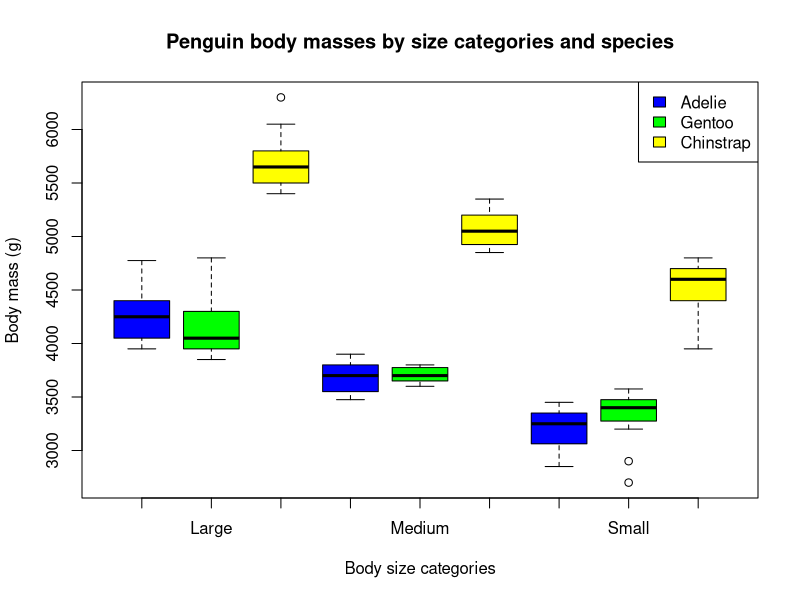
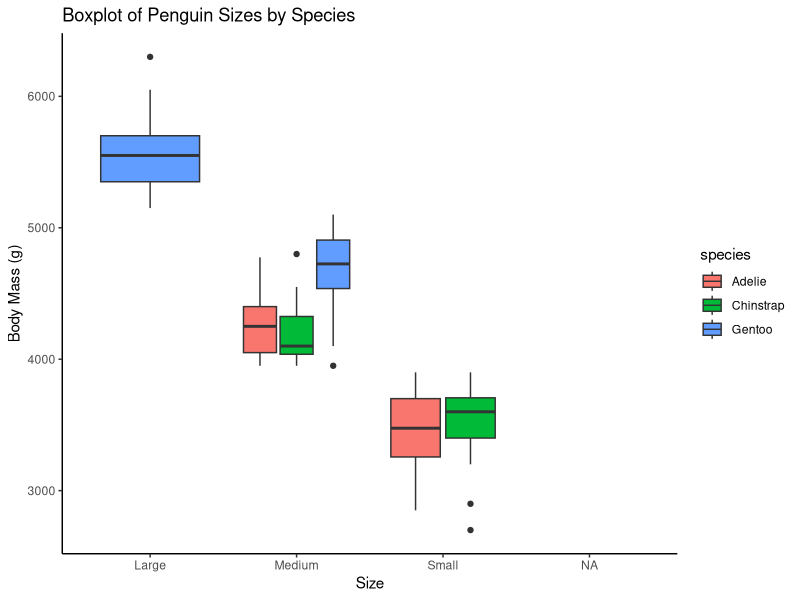
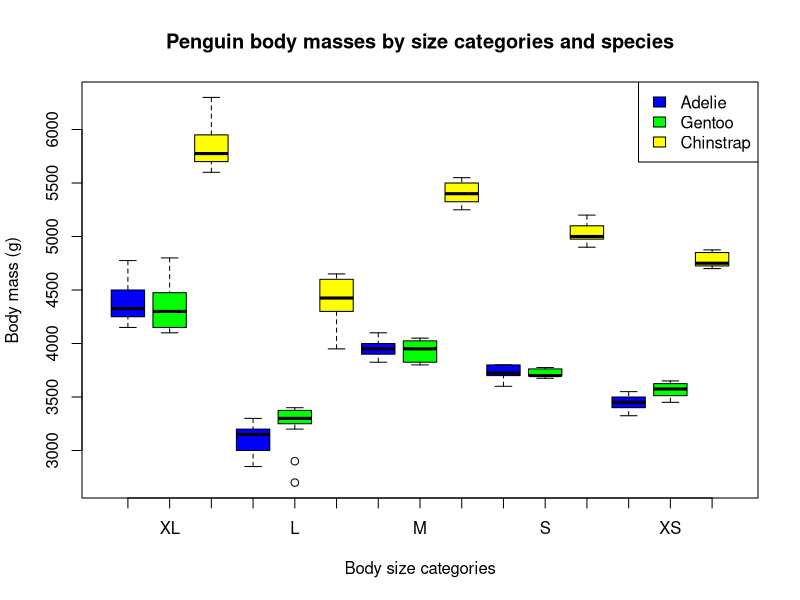

These figures' R source, in order:
#ZOO 800
#Homework Week 4
#Submission instructions
#Submit a single URL to a public GitHub repository on Canvas. Solutions to
#Objectives 1-3 should be included in a single R script.

#Problem
#Antarctic researchers think that smaller penguins are more susceptible to climate change, but they need some help summarizing their data.The penguin data set they have sent you can be found in the package: "palmerpenguins" and the data frame object is called “penguins”. Install the package and read in the dataset.

# Loading packages
install.packages("palmerpenguins") #if you try to load 'penguins' you will get an error, it now goes by palmerpenguins 

#Loading libraries 
library(palmerpenguins)
library(dplyr)
library(tibble)
library(tidyverse)

#############################################
# OBJECTIVE 1 
#############################################

#Create a function to convert a continuous variable into a binary variable (e.g., high/low, yes/no, 1/0, etc.). The function should allow the user to specify the breakpoint by which the data are divided in two, as well as specify the labels that both groups are assigned
#make a very basic function to divide sizes into either big or small

#Part a - create the function
size_class <- function(data, break_point, size1, size2) {
  ifelse(data > break_point, size2, size1)
}

#Part b - Apply function to the palmer penguin dataset
penguins$class <- size_class(data = penguins$body_mass_g, break_point = 4000, size1 = "small",  size2 = "large")


#######################################
# OBJECTIVE 2 
#######################################

# Nathan joined our group!!
# Part 2a
continuous_to_categorical <- function(values, breakpoints, category_labels) {
  # This assumes the breakpoints and label_categories vectors are ordered,
  # and that breakpoints is 1 element smaller than label_categories.
  # This is our storage vector
  converted_values <- character(length(values))
  # Go through each value (it would be nice if this was vectorizable)
  # Seq in R makes the range, range gives you the min and max
  for (value_number in seq(length(values))) {
    # NA will crash the function unless I do this
    if (is.na(values[value_number])) {
      converted_values[value_number] <- NA
      # Continues with the next thing in the loop
      next
    }
    # Otherwise, evaluate if it's less than or equal to each breakpoint at a time
    for (breakpoint_number in seq(length(breakpoints))) {
      # If value is less than breakpoint we assign label and stop looping
      if (values[value_number] <= breakpoints[breakpoint_number]) {
        # Assign the label, which is the corresponding index in label_categories EXCEPT for the last one
        converted_values[value_number] <- category_labels[breakpoint_number]
        # Stop the loop
        break
      }
    }
    # If the label wasn't assigned yet after we hit the last breakpoint it's the last label by default
    if (converted_values[value_number] == "") {
      # NEGATIVE INDEXING DROPS THE ELEMENT IN R IT DOES NOT ACCESS THE LAST
      converted_values[value_number] <- tail(category_labels, n=1)
    }
  }
  return(converted_values)
}

# Test omg it works!!!!
continuous_to_categorical(c(1:10), breakpoints=c(2, 4, 6, 8), category_labels=c("below 2", "below 4", "below 6", "below 8", "above 8"))
# Second test with NA things
continuous_to_categorical(c(2, NA, 3), breakpoints=c(2.5), category_labels=c("small", "large"))

# Question 2b - small, medium, and large penguins
# Look at a range again
range(penguins$body_mass_g, na.rm=TRUE)
# I'll make the cutoffs 3900 and 5100
penguins$body_mass_sml <- continuous_to_categorical(penguins$body_mass_g, c(3900, 5100), c("small", "medium", "large"))   


##################
# OBJECTIVE 3
##################

#Part a

#we first need to subset our penguins df by species

adelie_df <- subset(penguins, species == "Adelie") #df for Adelie penguins
quantile(adelie_df$body_mass_g, na.rm = TRUE) #specify na.rm = T to not get thrown errors
#looks like small penguins are less than the 50% quantile, so <3700

gentoo_df <- subset(penguins, species == "Gentoo")
quantile(gentoo_df$body_mass_g, na.rm = TRUE)
#small penguins < 5000

chinstrap_df <- subset(penguins, species == "Chinstrap")
quantile(chinstrap_df$body_mass_g, na.rm = TRUE)
#small penguins < 3700, very close to adelie in size it seems

# Question 3b - update our function to account for species differences
continuous_to_categorical_by_species <- function(dataframe, species_vector, species_specific_breakpoints, category_labels) {
  # This assumes the species and breakpoint species order match, 
  # and that the breakpoints and label_categories vectors are ordered,
  # and that each breakpoints vector is 1 element smaller than label_categories.
  # This also assumes our dataframe will have values and species in the "body_mass_g" and "species" columns
  # We'll store the results in a new column called body_mass_cat and return the updated dataframe
  
  # We will be subsetting the dataframe and will need to join them together after proccessing
  dataframes_storage <- list()
  # Iterate through the species first and foremost
  for (species_number in seq(length(species_vector))) {
    # First isolate the rows with the species in question ([rows, cols])
    relevant_entries <- dataframe[dataframe$species == species_vector[species_number],]
    # Get the breakpoints - R does not support vectors in vectors so species_specific_breakpoints must be a list
    species_breakpoints <- species_specific_breakpoints[[species_number]]
    # Make storage vector for our current species
    converted_values <- character(nrow(relevant_entries))
    # Iterate through each of the values for the current species
    relevant_values <- relevant_entries$body_mass_g
    for (value_number in seq(length(relevant_values))) {
      # Deal with NA again
      if (is.na(relevant_values[value_number])) {
        converted_values[value_number] <- NA
        # Continue with the loop
        next
      }
      # Otherwise evaluate if it's less than or equal to each breakpoint at a time
      for (breakpoint_number in seq(length(species_breakpoints))) {
        # If value is less than breakpoint we assign label and stop looping
        if (relevant_values[value_number] <= species_breakpoints[breakpoint_number]) {
          # Assign label 
          converted_values[value_number] <- category_labels[breakpoint_number]
          # Get out of the for loop
          break
        }
      }
      # If label wasn't assigned yet after we hit the last breakpoint it's the last label
      if (converted_values[value_number] == "") {
        # Assign as the last label
        converted_values[value_number] <- tail(category_labels, n=1)
      }
    }
    # Add the converted values to the relevant entries
    relevant_entries$body_mass_sml_by_species <- converted_values
    # Store the finished subset for later joining
    dataframes_storage[[species_number]] <- relevant_entries
  }
  # Join the subsetted dataframes back together
  updated_dataframe <- do.call(rbind, dataframes_storage)
  # End by returning the new dataframe
  return(updated_dataframe)
}

# Question 3c - apply this to penguins holy moly it actually works after like 20 tries
size_categories_by_species_penguins <- continuous_to_categorical_by_species(dataframe=penguins,
                                                                            species_vector=c("Adelie", "Gentoo", "Chinstrap"),
                                                                            species_specific_breakpoints=list(c(3450, 3900), c(4800, 5350), c(3583, 3833)),
                                                                            category_labels=c("small", "medium", "large"))

##################
# OBJECTIVE 4
##################

# Question 4 - make a box plot
continuous_to_categorical_by_species_boxplot <- function(dataframe, species_vector, species_specific_breakpoints, category_labels) {
  # This assumes the species and breakpoint species order match, 
  # and that the breakpoints and label_categories vectors are ordered,
  # and that each breakpoints vector is 1 element smaller than label_categories.
  # This also assumes our dataframe will have values and species in the "body_mass_g" and "species" columns
  # We'll store the results in a new column called body_mass_cat and return the updated dataframe
  
  # We will be subsetting the dataframe and will need to join them together after proccessing
  dataframes_storage <- list()
  # Iterate through the species first and foremost
  for (species_number in seq(length(species_vector))) {
    # First isolate the rows with the species in question ([rows, cols])
    relevant_entries <- dataframe[dataframe$species == species_vector[species_number],]
    # Get the breakpoints - R does not support vectors in vectors so species_specific_breakpoints must be a list
    species_breakpoints <- species_specific_breakpoints[[species_number]]
    # Make storage vector for our current species
    converted_values <- character(nrow(relevant_entries))
    # Iterate through each of the values for the current species
    relevant_values <- relevant_entries$body_mass_g
    for (value_number in seq(length(relevant_values))) {
      # Deal with NA again
      if (is.na(relevant_values[value_number])) {
        converted_values[value_number] <- NA
        # Continue with the loop
        next
      }
      # Otherwise evaluate if it's less than or equal to each breakpoint at a time
      for (breakpoint_number in seq(length(species_breakpoints))) {
        # If value is less than breakpoint we assign label and stop looping
        if (relevant_values[value_number] <= species_breakpoints[breakpoint_number]) {
          # Assign label 
          converted_values[value_number] <- category_labels[breakpoint_number]
          # Get out of the for loop
          break
        }
      }
      # If label wasn't assigned yet after we hit the last breakpoint it's the last label
      if (converted_values[value_number] == "") {
        # Assign as the last label
        converted_values[value_number] <- tail(category_labels, n=1)
      }
    }
    # Add the converted values to the relevant entries
    relevant_entries$body_mass_sml_by_species <- converted_values
    # Store the finished subset for later joining
    dataframes_storage[[species_number]] <- relevant_entries
  }
  # Join the subsetted dataframes back together
  updated_dataframe <- do.call(rbind, dataframes_storage)
  # End with making a boxplot
  boxplot(body_mass_g ~ species + body_mass_sml_by_species, 
          data=updated_dataframe, names=c("", "Large", "", "", "Medium", "", "", "Small", ""),
          col=c("blue", "green", "yellow"), main="Penguin body masses by size categories and species",
          cex.lab=1, cex.axis=1, xlab="Body size categories", ylab="Body mass (g)")
  legend("topright", fill=c("blue", "green", "yellow"), 
         legend=c("Adelie", "Gentoo", "Chinstrap"))
}

# Run it with penguins
size_categories_by_species_penguins <- continuous_to_categorical_by_species_boxplot(dataframe=penguins,
                                                                                    species_vector=c("Adelie", "Gentoo", "Chinstrap"),
                                                                                    species_specific_breakpoints=list(c(3450, 3900), c(4800, 5350), c(3583, 3833)),
                                                                                    category_labels=c("small", "medium", "large"))


# Another way to create the boxplot (moving the legend) 
#Note: you need to have still changed the penguins dataframe and bound a new column with the correct classes on it for this to work 

#library(tidyverse)
p = ggplot(penguins, aes(x = body_mass_sml, y = body_mass_g, fill = species)) + 
  geom_boxplot() + 
  labs(title = "Boxplot of Penguin Sizes by Species", x = "Size", y = "Body Mass (g)") +
  theme_classic()

p + scale_x_discrete(labels = c("large" = "Large", "medium" = "Medium", "small" = "Small"))
#p is storing it, ggplot calls the tidyverse library, penguins is our data, we set our x and y, and we 'fill' ie group by species. Ggplot works in layers, so then we add on to this that we want it to be a boxplot (geom_boxplot()), and then we can add personalized labels (labs) and specificy a theme (I did classic, there is also a colorblind friendly version). 
#Then if we want to personalize teh x axis labels we call the graph again and add on the scale_x_discrete function 

##################
# OBJECTIVE 5
##################

# Question 5 - the most hands-off version possible with no breakpoint specifications

# No breakpoints needed because we are automatically determining them inside
# Breakpoints determiner is where we have already-established groups with unique breakpoints 
# Like penguin species (each species gets a set of breakpoints)
# Values to assign group by is the continuous variable
# We'll store the results in a new column called assigned_category and return the updated dataframe
ok_final_function <- function(dataframe, breakpoints_determiner_colname,
                              values_to_assign_group_by_colname, category_labels) {
  # First make the storage column
  dataframe$assigned_category <- ""
  # We will be subsetting the dataframe and will need to join them together after proccessing
  dataframes_storage <- list()
  # First we need to see how many breakpoints we will have
  how_many_breakpoints <- length(category_labels) - 1
  # We will start by establishing the breakpoints for each group
  # Turns out R takes the variable name after $ literally so we need to pull the column with [[]]  
  for (breakpoint_determiner in unique(dataframe[[breakpoints_determiner_colname]])) {
    # Take out the observations in the group to see the distribution
    relevant_values <- dataframe[(dataframe[[breakpoints_determiner_colname]] == breakpoint_determiner), values_to_assign_group_by_colname][[values_to_assign_group_by_colname]]
    # this works too: relevant_values <- subset(dataframe, breakpoints_determiner_colname == breakpoint_determiner)
    # Use quantile to determine our breakpoints (it looks messy but gets rid of the 0th and 100th quantile)
    # This is a double apparently
    breakpoints_for_this_group <- quantile(relevant_values, na.rm=TRUE,
                                           probs=seq(from=(1/(how_many_breakpoints + 1)), 
                                                     to=(how_many_breakpoints/(how_many_breakpoints + 1)), 
                                                     by=(1/(how_many_breakpoints + 1))))
    # Make storage vector for our current species
    converted_values <- character(length(relevant_values))
    # Iterate through each of the values for the current species
    for (value_number in seq(length(relevant_values))) {
      # Deal with NA values
      if (is.na(relevant_values[value_number])) {
        converted_values[value_number] <- NA
        # Continue with the loop
        next
      }
      # Otherwise evaluate if it's less than or equal to each breakpoint at a time
      for (breakpoint_number in seq(length(breakpoints_for_this_group))) {
        # If value is less than breakpoint we assign label and stop looping
        if (as.numeric(relevant_values[value_number]) <= breakpoints_for_this_group[breakpoint_number]) {
          # Assign label 
          converted_values[value_number] <- category_labels[breakpoint_number]
          # Get out of the for loop
          break
        }
      }
      # If label wasn't assigned yet after we hit the last breakpoint it's the last label
      if (converted_values[value_number] == "") {
        # Assign as the last label
        converted_values[value_number] <- tail(category_labels, n=1)
      }
    }
    # Add the converted values to the relevant entries
    dataframe[(dataframe[[breakpoints_determiner_colname]] == breakpoint_determiner), ]$assigned_category <- converted_values
  }
  return(dataframe)
}

# Testing with 5 categories
with_5_categories <- ok_final_function(penguins, "species", "body_mass_g", c("Extra Small", "Small", "Medium", "Large", "Extra Large"))
# Box plot for fun
boxplot(body_mass_g ~ species + assigned_category, 
        data=with_5_categories, names=c("", "XL", "", "", "L", "", "", "M", "", "", "S", "", "", "XS", ""),
        col=c("blue", "green", "yellow"), main="Penguin body masses by size categories and species",
        cex.lab=1, cex.axis=1, xlab="Body size categories", ylab="Body mass (g)")
legend("topright", fill=c("blue", "green", "yellow"), 
       legend=c("Adelie", "Gentoo", "Chinstrap"))
